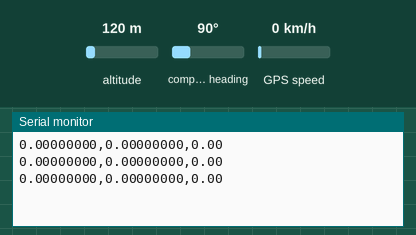
Recording of a sketch running on a simulated Arduino Uno, built with avr-gcc and run on an emulated ATmega328P. Parts: the last lines printed to the serial monitor. Inputs (shaded band) come from the test bench; at power-on: GPS speed 0 km/h, altitude 120 m, compass heading 90°. The GPS gets a fix after 3 s at 37.7749, -122.4194 with 8 satellites.

Above: at 2.8 s.
2.9 s: GPS speed set to 2 km/h
At 4.3 s:
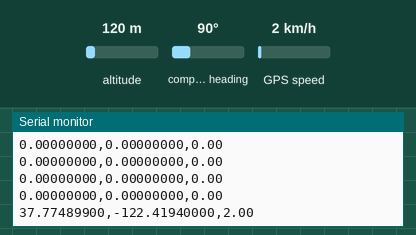
4.4 s: GPS speed set to 30 km/h
At 6.0 s:
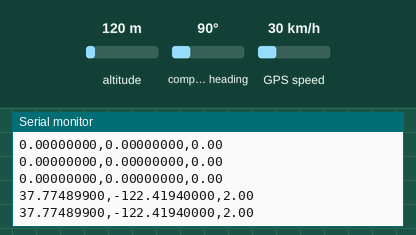
Timing chart, 0 to 7.5 s (numbered marks = the images above; inputs shaded):
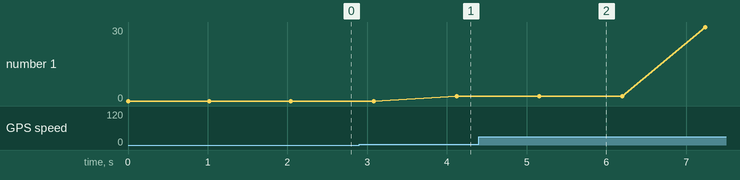

Measured:
- after the input at 2.9 s, the serial monitor: prints a new line after 1.2 s (image 1)
- plotted number 1: 0 → 2 after the input at 2.9 s, 2 → 30 after the input at 4.4 s

The sketch:

GPS.ino
```cpp
#include "gps.h"

void setup()
{
  Serial.begin(115200);
  init_gps();
}

void loop()
{
  String result_gps = get_gps_info();
  Serial.println(result_gps);
  delay(1000);

}
```

gps.cpp
```cpp
#include "gps.h"

// Loop-Multitask time control
unsigned long previousGpsUpdate = 0;

// The TinyGPS++ object
TinyGPSPlus gps;

// The serial connection to the GPS device
SoftwareSerial ss;

typedef struct
{
  bool trust;
  double latitude;
  double longitude;
  double altitude;
  double speed;
  uint8_t hour;
  uint8_t minute;
  uint8_t second;
  uint8_t day;
  uint8_t month;
  int16_t year;
  uint32_t sattelites;
  uint32_t age;
} gpsCoordinate;

gpsCoordinate g;

void init_gps(){
  ss.begin(GPS_SERIAL_SPEED, GPS_RX, GPS_TX, SWSERIAL_8N1, SOFT_SERIAL_INVERT, SOFT_SERIAL_BUF_SIZE);
}


static void gpsPosition(SoftwareSerial &serial, TinyGPSPlus &gps, gpsCoordinate &gc)
{
  gc.trust = false;
  while (serial.available() > 0)
  {
    gps.encode(serial.read());
    if (gps.location.isUpdated() && (gc.trust == false))
    {
      if (gps.satellites.value() >= GPS_SATTELITES_TO_TRUST)
      {
        gc.latitude = gps.location.lat();
        gc.longitude = gps.location.lng();
        gc.altitude = gps.altitude.meters();
        gc.day = gps.date.day();
        gc.month = gps.date.month();
        gc.year = gps.date.year();
        gc.hour = gps.time.hour();
        gc.minute = gps.time.minute();
        gc.second = gps.time.second();
        gc.sattelites = gps.satellites.value();
        gc.age = gps.date.age();
        gc.speed = gps.speed.kmph();
        gc.trust = true;
      }
    }
  }
}


String get_gps_info(){
  String result = "";
  result = String(g.latitude, 8) + "," + String(g.longitude, 8) + "," + String(g.speed);

  unsigned long currentTime = millis();
  if ((unsigned long)(currentTime - previousGpsUpdate) >= UPDATE_PERIOD_MS)
  {
    gpsPosition(ss, gps, g);

    // RESET timer
    previousGpsUpdate = millis();
  }
  return result;
}
```

gps.h
```cpp
#ifndef __GPS_H__
#define __GPS_H__

#define MONITOR_SPEED 115200
#define GPS_TX 15
#define GPS_RX 12
#define GPS_SERIAL_SPEED 9600
#define GPS_SATTELITES_TO_TRUST 7
#define UPDATE_PERIOD_MS 1000
#define SOFT_SERIAL_INVERT false
#define SOFT_SERIAL_BUF_SIZE 256

#include <Arduino.h>
#include <TinyGPS++.h>
#include <SoftwareSerial.h>

void init_gps();
String get_gps_info();

#endif
```
